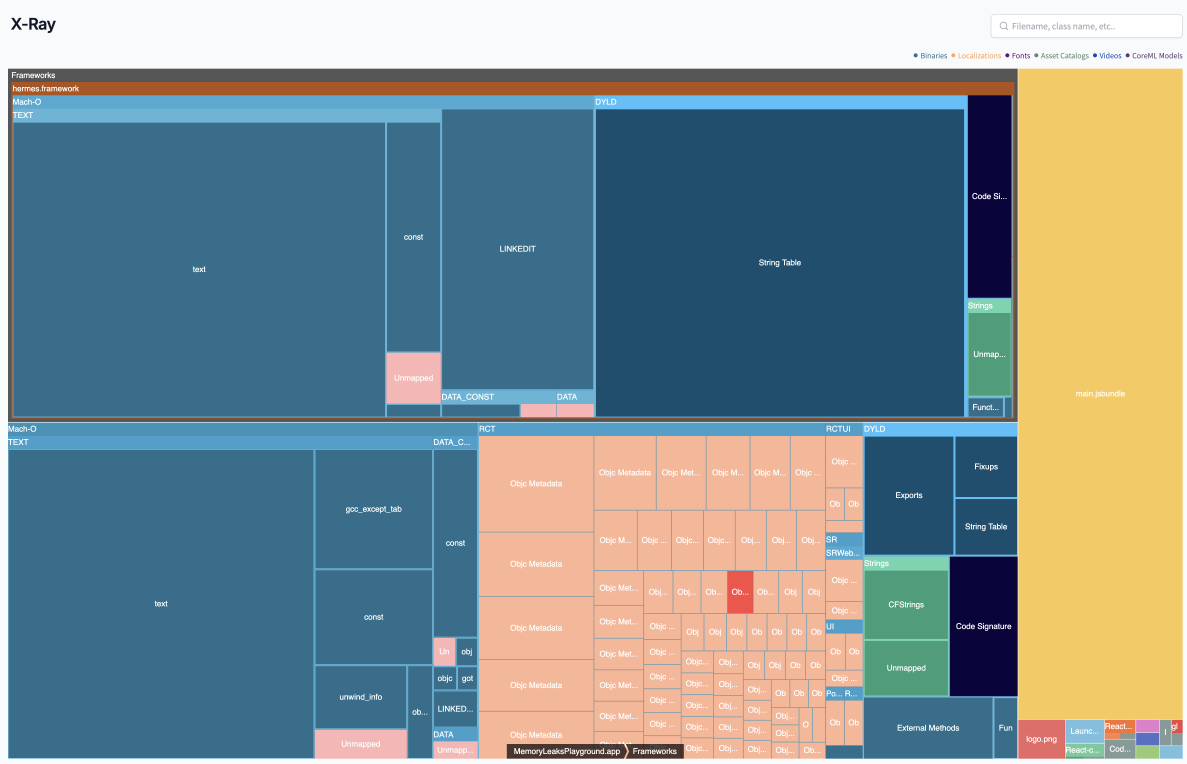
#> input picture software-development/frontend-dev/react/react-native-best-practices/react-native-best-practices/references/images/emerge-xray-ios.png, 3560 x 2292 px (shown at 1/3 size)
$ python -i pixel_art.py   (imports and definitions only)
#> lines starting #> are read from the running program, lines starting #| are printed output that depends on the picture
"""Pixel art converter — Floyd-Steinberg dithering with preset or named palette.

Named hardware palettes (NES, GameBoy, PICO-8, C64, etc.) ported from
pixel-art-studio (MIT) — see ATTRIBUTION.md.

Usage (import):
    from pixel_art import pixel_art
    pixel_art("in.png", "out.png", preset="arcade")
    pixel_art("in.png", "out.png", preset="nes")
    pixel_art("in.png", "out.png", palette="PICO_8", block=6)

Usage (CLI):
    python pixel_art.py in.png out.png --preset nes
"""

from pathlib import Path
import os
import sys


# [22 lines left out: functions _find_agents_root, _add_runtime_site_packages, not called in this run]


# [1 line not run here, left out]

from PIL import Image, ImageEnhance, ImageOps

try:
    from .palettes import PALETTES, build_palette_image
except ImportError:
    from palettes import PALETTES, build_palette_image


PRESETS = {
    # ── Original presets (adaptive palette) ─────────────────────────────
    "arcade": {
        "contrast": 1.8, "color": 1.5, "sharpness": 1.2,
        "posterize_bits": 5, "block": 8, "palette": 16,
    },
    "snes": {
        "contrast": 1.6, "color": 1.4, "sharpness": 1.2,
        "posterize_bits": 6, "block": 4, "palette": 32,
    },
    # ── Hardware-accurate presets (named palette) ───────────────────────
    "nes": {
        "contrast": 1.5, "color": 1.4, "sharpness": 1.2,
        "posterize_bits": 6, "block": 8, "palette": "NES",
    },
    "gameboy": {
        "contrast": 1.5, "color": 1.0, "sharpness": 1.2,
        "posterize_bits": 6, "block": 8, "palette": "GAMEBOY_ORIGINAL",
    },
    "gameboy_pocket": {
        "contrast": 1.5, "color": 1.0, "sharpness": 1.2,
        "posterize_bits": 6, "block": 8, "palette": "GAMEBOY_POCKET",
    },
    "pico8": {
        "contrast": 1.6, "color": 1.3, "sharpness": 1.2,
        "posterize_bits": 6, "block": 6, "palette": "PICO_8",
    },
    "c64": {
        "contrast": 1.6, "color": 1.3, "sharpness": 1.2,
        "posterize_bits": 6, "block": 8, "palette": "C64",
    },
    "apple2": {
        "contrast": 1.8, "color": 1.4, "sharpness": 1.2,
        "posterize_bits": 5, "block": 10, "palette": "APPLE_II_HI",
    },
    "teletext": {
        "contrast": 1.8, "color": 1.5, "sharpness": 1.2,
        "posterize_bits": 5, "block": 10, "palette": "TELETEXT",
    },
    "mspaint": {
        "contrast": 1.6, "color": 1.4, "sharpness": 1.2,
        "posterize_bits": 6, "block": 8, "palette": "MICROSOFT_WINDOWS_PAINT",
    },
    "mono_green": {
        "contrast": 1.8, "color": 0.0, "sharpness": 1.2,
        "posterize_bits": 5, "block": 6, "palette": "MONO_GREEN",
    },
    "mono_amber": {
        "contrast": 1.8, "color": 0.0, "sharpness": 1.2,
        "posterize_bits": 5, "block": 6, "palette": "MONO_AMBER",
    },
    # ── Artistic palette presets ────────────────────────────────────────
    "neon": {
        "contrast": 1.8, "color": 1.6, "sharpness": 1.2,
        "posterize_bits": 5, "block": 6, "palette": "NEON_CYBER",
    },
    "pastel": {
        "contrast": 1.2, "color": 1.3, "sharpness": 1.1,
        "posterize_bits": 6, "block": 6, "palette": "PASTEL_DREAM",
    },
}


def pixel_art(input_path, output_path, preset="arcade", **overrides):
    """Convert an image to retro pixel art.

    Args:
        input_path: path to source image
        output_path: path to save the resulting PNG
        preset: one of PRESETS (arcade, snes, nes, gameboy, pico8, c64, ...)
        **overrides: optionally override any preset field. In particular:
            palette: int (adaptive N colors) OR str (named palette from PALETTES)
            block:   int pixel block size
            contrast / color / sharpness / posterize_bits: numeric enhancers

    Returns:
        The resulting PIL.Image.
    """
#> called with output_path = 'out.png', preset = 'arcade'
    if preset not in PRESETS:
        raise ValueError(
            f"Unknown preset {preset!r}. Choose from: {sorted(PRESETS)}"
        )
    cfg = {**PRESETS[preset], **overrides}

    img = Image.open(input_path).convert("RGB")

    img = ImageEnhance.Contrast(img).enhance(cfg["contrast"])
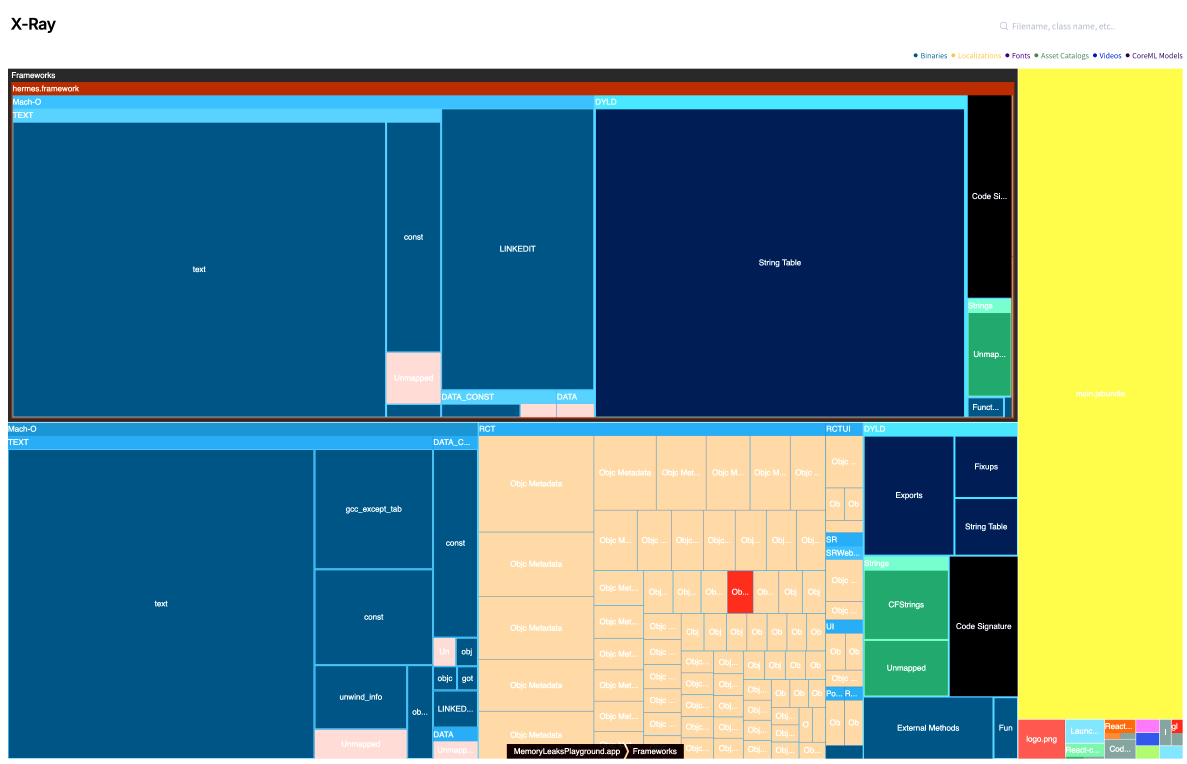
#> img: PIL image 3560x2292 RGB (shown at 1/3 size); mean R, G, B 103.1, 138.9, 138.3
    img = ImageEnhance.Color(img).enhance(cfg["color"])
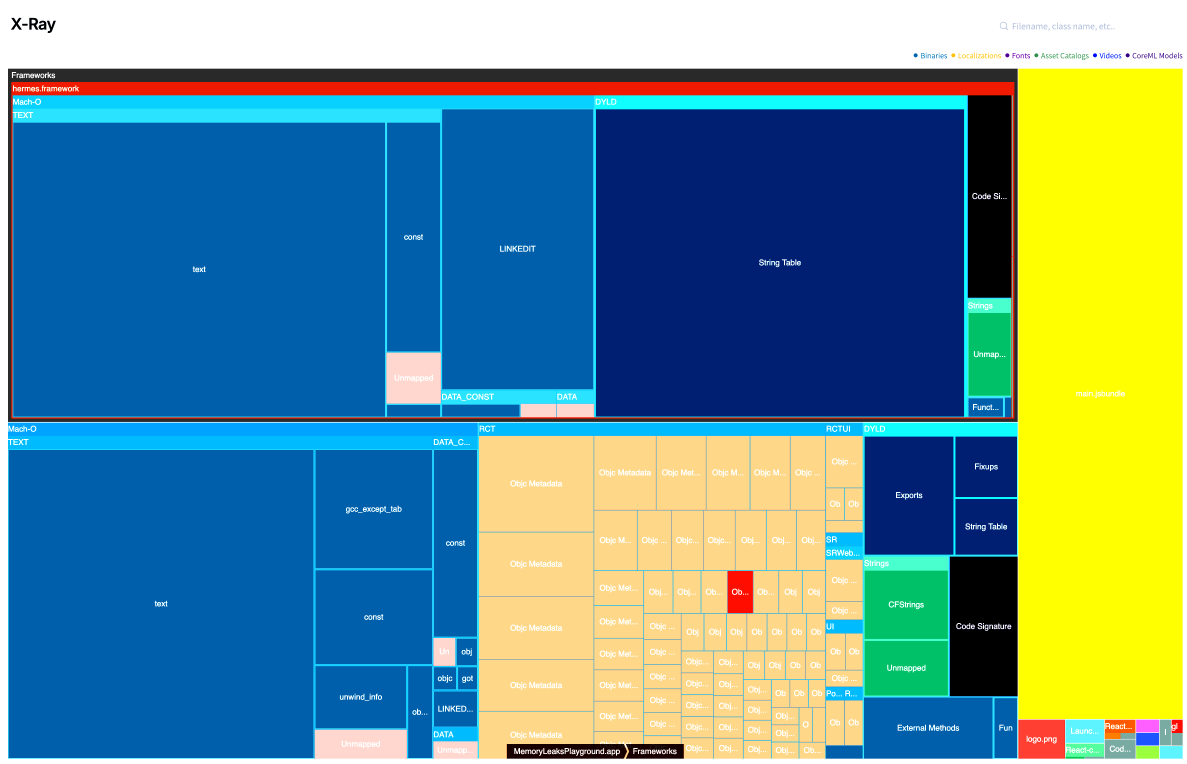
#> img: PIL image 3560x2292 RGB (shown at 1/3 size); mean R, G, B 100.6, 143.3, 142.5
    img = ImageEnhance.Sharpness(img).enhance(cfg["sharpness"])
    img = ImageOps.posterize(img, cfg["posterize_bits"])

    w, h = img.size
#> w = 3560; h = 2292
    block = cfg["block"]
    small = img.resize(
        (max(1, w // block), max(1, h // block)),
        Image.NEAREST,
    )
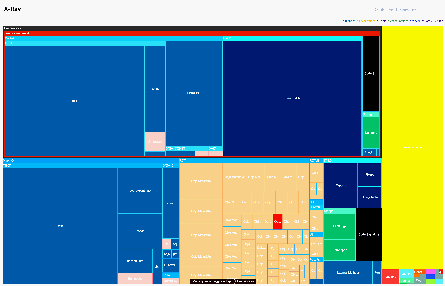
#> small: PIL image 445x286 RGB; mean R, G, B 97.9, 136.7, 139.8

    # Quantize AFTER downscale so Floyd-Steinberg aligns with final pixel grid.
    pal = cfg["palette"]
    if isinstance(pal, str):
        # Named hardware/artistic palette
        pal_img = build_palette_image(pal)
        quantized = small.quantize(palette=pal_img, dither=Image.FLOYDSTEINBERG)
    else:
        # Adaptive N-color palette (original behavior)
        quantized = small.quantize(colors=int(pal), dither=Image.FLOYDSTEINBERG)
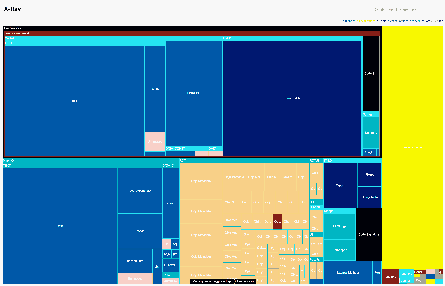
#> quantized: PIL image 445x286 P; mean R, G, B 95.1, 136.4, 139.7

    result = quantized.resize((w, h), Image.NEAREST)
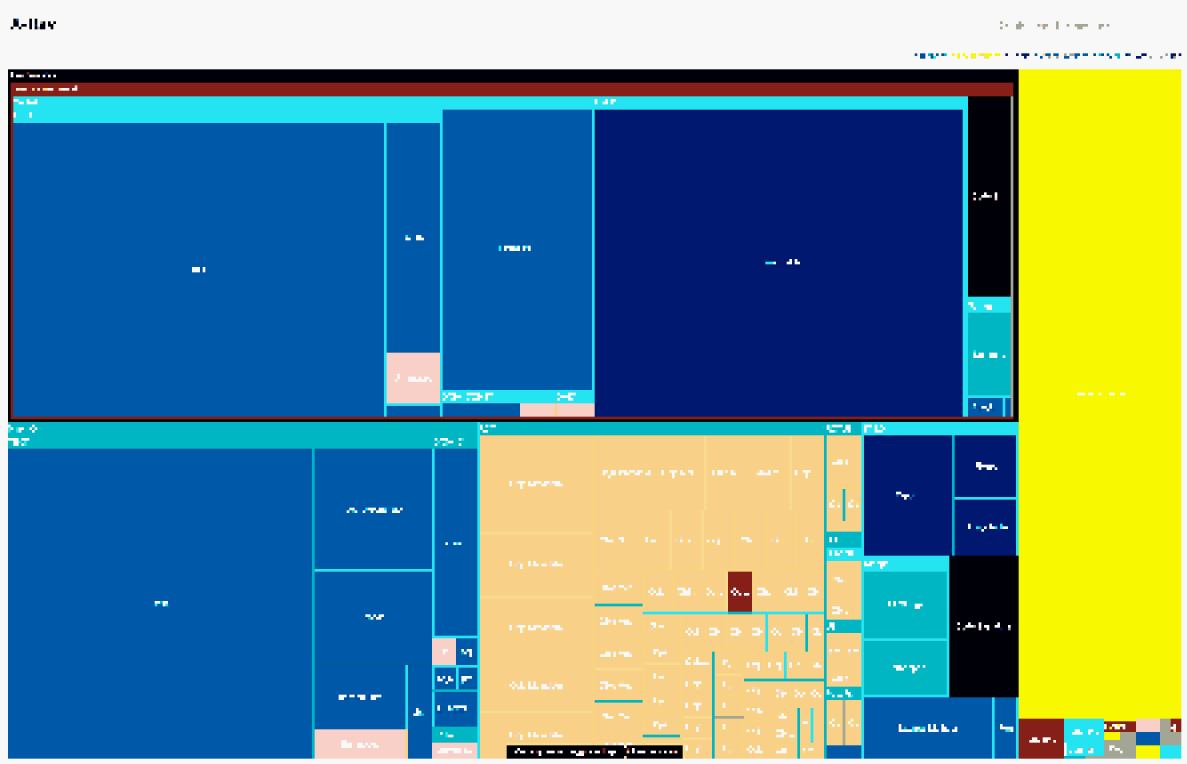
#> result: PIL image 3560x2292 P (shown at 1/3 size); mean R, G, B 95.1, 136.3, 139.7
    result.save(output_path, "PNG")
    return result


# [22 lines left out: function main, not called in this run]


# [2 lines not run here, left out]

>>> result = pixel_art('../../../software-development/frontend-dev/react/react-native-best-practices/react-native-best-practices/references/images/emerge-xray-ios.png', 'out.png')
